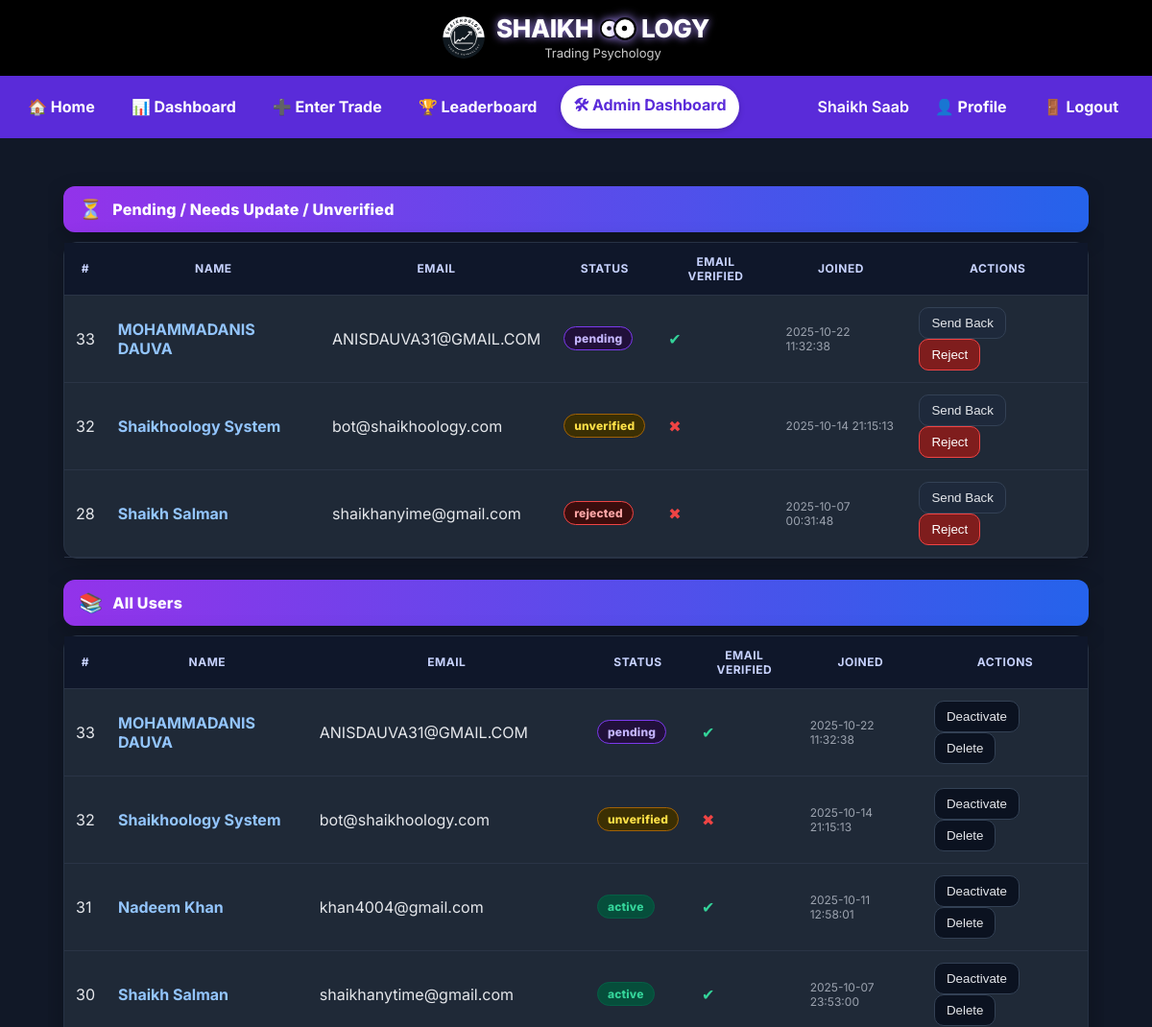
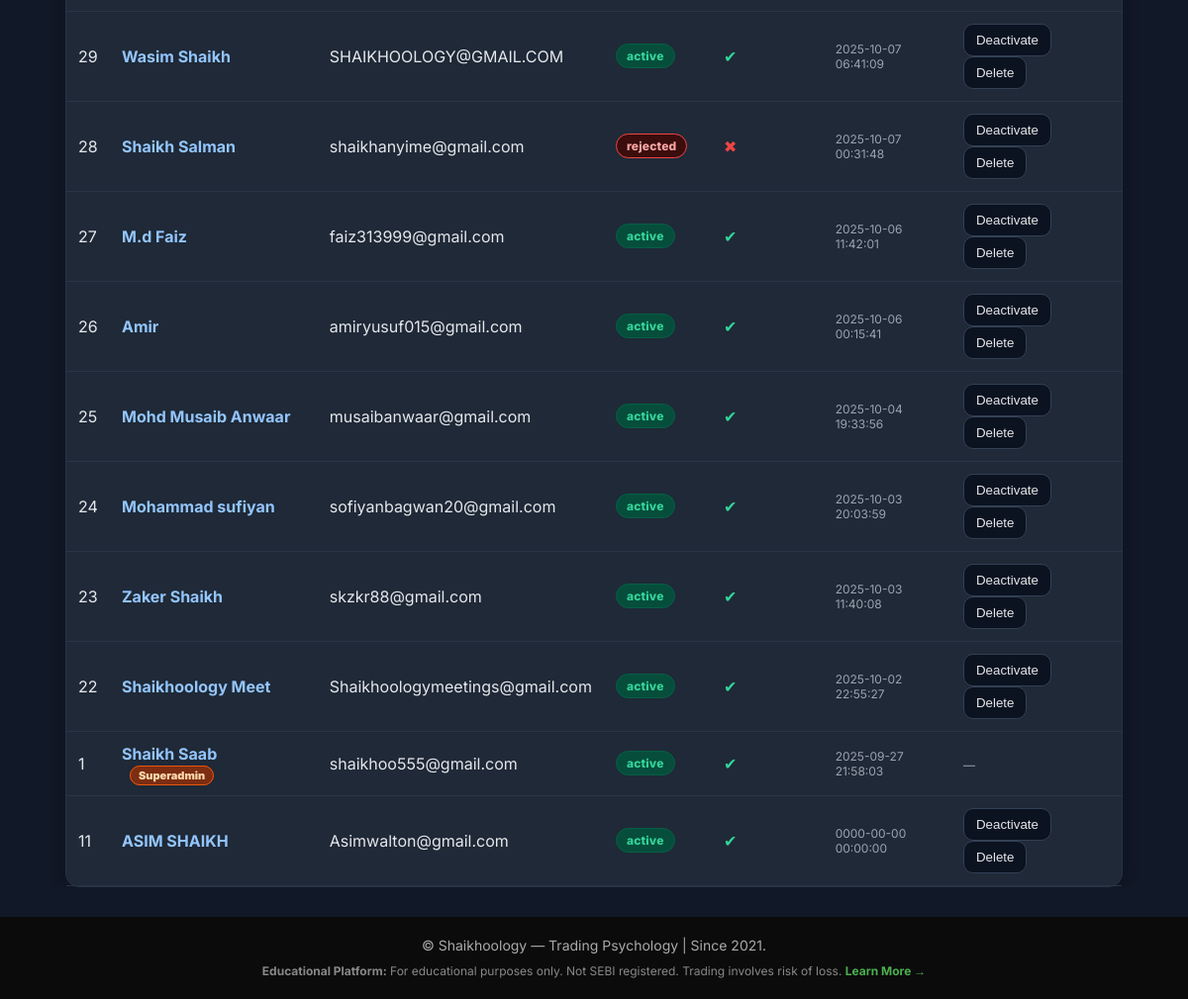
The page /admin/users.php (signed in) on the database its author committed (2 pictures, top to bottom).
### tables this page shows
CREATE TABLE `users` (
  `id` int(11) NOT NULL,
  `name` varchar(100) NOT NULL,
  `email` varchar(150) NOT NULL,
  `password_hash` varchar(255) NOT NULL,
  `remember_token` varchar(255) DEFAULT NULL,
  `email_token` varchar(64) DEFAULT NULL,
  `email_verified` tinyint(1) NOT NULL DEFAULT 0,
  `status` varchar(20) NOT NULL DEFAULT 'unverified',
  `funds_available` decimal(14,2) DEFAULT 100000.00,
  `is_admin` tinyint(1) NOT NULL DEFAULT 0,
  `created_at` timestamp NULL DEFAULT current_timestamp(),
  `role` varchar(50) DEFAULT 'user',
  `trading_capital` decimal(15,2) NOT NULL DEFAULT 100000.00,
  `promoted_by` int(11) DEFAULT NULL,
  `promoted_at` datetime DEFAULT NULL,
  `approval_requested_at` datetime DEFAULT NULL,
  `rejection_reason` varchar(255) DEFAULT NULL,
  `updated_at` datetime DEFAULT current_timestamp() ON UPDATE current_timestamp(),
  `otp_code` varchar(6) DEFAULT NULL,
  `otp_expires` datetime DEFAULT NULL,
  `verification_attempts` int(11) NOT NULL DEFAULT 0,
  `full_name` varchar(255) DEFAULT NULL,
  `phone` varchar(20) DEFAULT NULL,
  `country` varchar(100) DEFAULT NULL,
  `trading_experience` int(11) DEFAULT NULL,
  `platform_used` varchar(255) DEFAULT NULL,
  `why_join` text DEFAULT NULL,
  `new_field_name` varchar(255) DEFAULT NULL,
  `profile_comments` longtext DEFAULT NULL CHECK (json_valid(`profile_comments`)),
  `profile_status` varchar(20) NOT NULL DEFAULT 'pending',
  `last_reviewed_by` int(11) DEFAULT NULL,
  `last_reviewed_at` datetime DEFAULT NULL,
  `profile_field_status` longtext DEFAULT NULL CHECK (json_valid(`profile_field_status`)),
  `last_login_at` datetime DEFAULT NULL,
  `user_type` enum('human','system') NOT NULL DEFAULT 'human'
);

### admin/users.php (the view, shortened to what this page needs)
<?php
require_once __DIR__ . '/../config.php';
function h($s){ return htmlspecialchars((string)$s, ENT_QUOTES, 'UTF-8'); }
$pending = [];
$qr = $mysqli->query("
  SELECT id, name, email, status, email_verified, created_at, role, is_admin
  FROM users
  WHERE status IN ('pending','needs_update','unverified','rejected')
  ORDER BY created_at DESC
");
if ($qr) { while ($x = $qr->fetch_assoc()) $pending[] = $x; $qr->free(); }
$users = [];
$qr2 = $mysqli->query("
  SELECT u.id, COALESCE(u.name, u.email) as name, u.email, u.is_admin, u.role, u.status, u.email_verified, u.created_at,
         u.promoted_by, pb.name AS promoter_name
  FROM users u
  LEFT JOIN users pb ON pb.id = u.promoted_by
  ORDER BY u.created_at DESC
  LIMIT 800
");
if ($qr2) { while ($x = $qr2->fetch_assoc()) $users[] = $x; $qr2->free(); }
include __DIR__ . '/../header.php';
?>
<main class="container" style="padding-top:12px">
  <div class="section-bar"><span class="emoji">⏳</span><span>Pending / Needs Update / Unverified</span></div>
  <div class="card">
    <?php if (empty($pending)): ?>
      <p style="padding:14px 16px" class="muted">No pending records.</p>
    <?php else: ?>
      <table class="table" id="pendingTable">
        <thead>
          <tr><th>#</th><th>Name</th><th>Email</th><th>Status</th><th>Email Verified</th><th>Joined</th><th>Actions</th></tr>
        </thead>
        <tbody>
          <?php foreach($pending as $p):
            $s = strtolower((string)$p['status']);
            $badge = 'st-purple';
            $label = $s;
            if ($s==='active'||$s==='approved'){ $badge='st-green'; }
            elseif ($s==='unverified'){ $badge='st-yellow'; }
            elseif ($s==='needs_update'){ $badge='st-orange'; }
            elseif ($s==='rejected'){ $badge='st-red'; }
          ?>
            <tr>
              <td><?= (int)$p['id'] ?></td>
              <td>
                <a href="user_profile.php?id=<?= (int)$p['id'] ?>"><?= h($p['name'] ?: '—') ?></a>
              </td>
              <td><?= h($p['email']) ?></td>
              <td><span class="badge <?= $badge ?>"><?= h($label) ?></span></td>
              <td class="chk"><?= ((int)$p['email_verified'] ? '<span class="chk-yes">✔</span>' : '<span class="chk-no">✖</span>') ?></td>
              <td class="muted"><?= h($p['created_at']) ?></td>
              <td class="actions">
                <form method="post" action="user_action.php"
                      onsubmit="var r=prompt('Reason (optional):','Please update required fields.'); if(r===null)return false; this.reason.value=r;">
                  <button class="btn btn-secondary" type="submit">Send Back</button>
                </form>
                <form method="post" action="user_action.php"
                      onsubmit="var r=prompt('Rejection reason (optional):','Insufficient / invalid details.'); if(r===null)return false; this.reason.value=r;">
                  <button class="btn btn-danger" type="submit">Reject</button>
                </form>
              </td>
            </tr>
          <?php endforeach; ?>
        </tbody>
      </table>
    <?php endif; ?>
  </div>
  <div class="section-bar" style="margin-top:22px;"><span class="emoji">📚</span><span>All Users</span></div>
  <div class="card">
    <table class="table" id="usersTable">
      <thead>
        <tr><th>#</th><th>Name</th><th>Email</th><th>Status</th><th>Email Verified</th><th>Joined</th><th>Actions</th></tr>
      </thead>
      <tbody>
        <?php foreach($users as $u):
          $role = strtolower((string)($u['role'] ?: (($u['is_admin']??0)?'admin':'user')));
          $s = strtolower((string)$u['status']);
          $badge='st-purple'; $label=$s;
          if ($s==='active'||$s==='approved'){ $badge='st-green'; }
          elseif ($s==='unverified'){ $badge='st-yellow'; }
          elseif ($s==='needs_update'){ $badge='st-orange'; }
          elseif ($s==='rejected'){ $badge='st-red'; }
        ?>
          <tr>
            <td><?= (int)$u['id'] ?></td>
            <td>
              <a href="user_profile.php?id=<?= (int)$u['id'] ?>"><?= h($u['name'] ?: '—') ?></a>
              <?php if ($role==='superadmin'): ?><span class="role role-super">Superadmin</span>
              <?php elseif ($role==='admin'): ?><span class="role role-admin">Admin</span><?php endif; ?>
            </td>
            <td><?= h($u['email']) ?></td>
            <td><span class="badge <?= $badge ?>"><?= h($label) ?></span></td>
            <td class="chk"><?= ((int)$u['email_verified'] ? '<span class="chk-yes">✔</span>' : '<span class="chk-no">✖</span>') ?></td>
            <td class="muted"><?= h($u['created_at']) ?></td>
            <td class="actions">
              <?php if ($role !== 'superadmin'): ?>
                <form method="post" action="user_action.php"
                      onsubmit="return confirm('Deactivate this account? They will lose access until re-approved.');">
                  <button class="btn" type="submit">Deactivate</button>
                </form>
                <form method="post" action="user_action.php"
                      onsubmit="return confirm('Permanently delete this user? This cannot be undone.');">
                  <button class="btn btn-ghost" type="submit">Delete</button>
                </form>
              <?php else: ?>
                <span class="muted">—</span>
              <?php endif; ?>
            </td>
          </tr>
        <?php endforeach; ?>
      </tbody>
    </table>
  </div>
</main>
<?php include __DIR__ . '/../footer.php'; ?>

### header.php (style rules this page uses)
:root { --bar:#5a2bd9; --pillText:#5a2bd9; }
body { margin:0;font-family:Inter,system-ui,Arial,sans-serif;background:#f6f7fb;color:#111 }
main { max-width:100vw; margin:0 auto; padding:0; overflow-x:hidden; box-sizing:border-box; }

### admin/users.php (style rules this page uses)
body { background:#111827; color:#e5e7eb; }
.container { max-width:1100px; margin:20px auto; padding:0 16px; }
.card { background:#1f2937; border:1px solid #273244; border-radius:14px; box-shadow:0 8px 28px rgba(0,0,0,.25); }
.section-bar { margin:18px 0 10px; background:linear-gradient(90deg,#9333ea,#2563eb); padding:12px 16px; border-radius:12px; color:#fff; font-weight:800; letter-spacing:.2px; display:flex; align-items:center; gap:10px; box-shadow:0 8px 22px rgba(0,0,0,.25); }
.section-bar .emoji { font-size:20px; }
.table { width:100%; border-collapse:collapse; }
.table th,.table td { padding:12px 12px; border-bottom:1px solid #2a3446; }
.table th { text-transform:uppercase; font-size:12px; letter-spacing:.5px; color:#c7d2fe; background:#0f172a; position:sticky; top:0; z-index:1; }
a { color:#93c5fd; text-decoration:none; font-weight:700; }
.badge { display:inline-block; padding:4px 10px; border-radius:999px; font-size:12px; font-weight:800; letter-spacing:.2px; }
.st-green { background:#064e3b; color:#34d399; border:1px solid #065f46; }
.st-yellow { background:#3b2f03; color:#fde047; border:1px solid #a16207; }
.st-purple { background:#21103a; color:#c4b5fd; border:1px solid #7c3aed; }
.st-red { background:#3b0d0d; color:#fca5a5; border:1px solid #ef4444; }
.chk { font-size:16px; }
.chk-yes { color:#34d399; }
.chk-no { color:#ef4444; }
.role { margin-left:8px; padding:2px 8px; border-radius:999px; font-size:11px; font-weight:900 }
.role-super { background:#7c2d12; color:#fed7aa; border:1px solid #ea580c; }
.btn { padding:8px 12px; border-radius:10px; border:1px solid #334155; background:#0b1220; color:#e5e7eb; cursor:pointer; }
.btn-ghost { background:#0b1220; }
.btn-danger { background:#7f1d1d; border-color:#ef4444; color:#fff; }
.btn-secondary { background:#1e293b; border-color:#334155; }
.muted { color:#9ca3af; font-size:12px; }
.actions form { display:inline; margin-right:6px; }

### rows shown on the page
users: id "33", name "MOHAMMADANIS DAUVA", email "ANISDAUVA31@GMAIL.COM", status "pending", created_at "2025-10-22 11:32:38"
users: id "32", name "Shaikhoology System", email "bot@shaikhoology.com", status "unverified", created_at "2025-10-14 21:15:13"
users: id "28", name "Shaikh Salman", email "shaikhanyime@gmail.com", status "rejected", created_at "2025-10-07 00:31:48"
users: id "31", name "Nadeem Khan", email "khan4004@gmail.com", status "active", created_at "2025-10-11 12:58:01"
users: id "30", name "Shaikh Salman", email "shaikhanytime@gmail.com", status "active", created_at "2025-10-07 23:53:00"
users: id "29", name "Wasim Shaikh", email "SHAIKHOOLOGY@GMAIL.COM", status "active", created_at "2025-10-07 06:41:09"
users: id "27", name "M.d Faiz", email "faiz313999@gmail.com", status "active", created_at "2025-10-06 11:42:01"
users: id "26", name "Amir", email "amiryusuf015@gmail.com", status "active", created_at "2025-10-06 00:15:41"
users: id "25", name "Mohd Musaib Anwaar", email "musaibanwaar@gmail.com", status "active", created_at "2025-10-04 19:33:56"
users: id "24", name "Mohammad sufiyan", email "sofiyanbagwan20@gmail.com", status "active", created_at "2025-10-03 20:03:59"
users: id "23", name "Zaker Shaikh", email "skzkr88@gmail.com", status "active", created_at "2025-10-03 11:40:08"
users: id "22", name "Shaikhoology Meet", email "Shaikhoologymeetings@gmail.com", status "active", created_at "2025-10-02 22:55:27"
users: id "1", name "Shaikh Saab", role "Superadmin", email "shaikhoo555@gmail.com", status "active", created_at "2025-09-27 21:58:03"
users: id "11", name "ASIM SHAIKH", email "Asimwalton@gmail.com", status "active", created_at "0000-00-00 00:00:00"

### other values the page prints
$hLbl "🏠 Home 📊 Dashboard ➕ Enter Trade 🏆 Leaderboard 🛠 Admin Dashboard 👤 Profile 🚪 Logout"
$username "Shaikh Saab"
